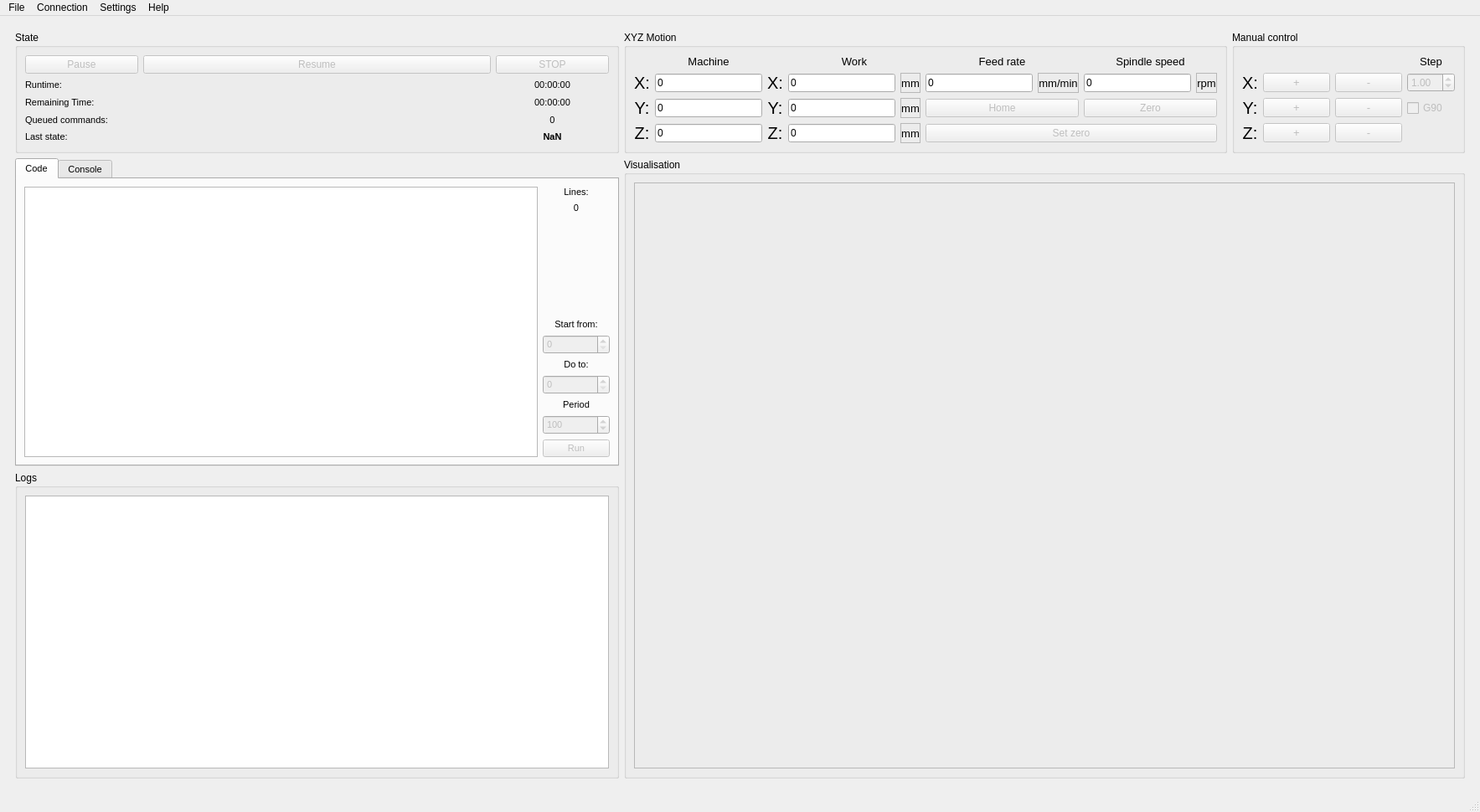
<?xml version="1.0" encoding="UTF-8"?>
<ui version="4.0">
 <class>MainWindow</class>
 <widget class="QMainWindow" name="MainWindow">
  <property name="windowModality">
   <enum>Qt::NonModal</enum>
  </property>
  <property name="geometry">
   <rect>
    <x>0</x>
    <y>0</y>
    <width>1767</width>
    <height>970</height>
   </rect>
  </property>
  <property name="minimumSize">
   <size>
    <width>0</width>
    <height>0</height>
   </size>
  </property>
  <property name="maximumSize">
   <size>
    <width>16777215</width>
    <height>16777215</height>
   </size>
  </property>
  <property name="baseSize">
   <size>
    <width>0</width>
    <height>0</height>
   </size>
  </property>
  <property name="windowTitle">
   <string>MainWindow</string>
  </property>
  <widget class="QWidget" name="centralwidget">
   <layout class="QGridLayout" name="gridLayout_7">
    <item row="0" column="0">
     <widget class="QWidget" name="widget" native="true">
      <layout class="QGridLayout" name="gridLayout_15">
       <item row="0" column="0">
        <layout class="QGridLayout" name="gridLayout">
         <item row="0" column="0">
          <widget class="QGroupBox" name="groupBoxState">
           <property name="title">
            <string>State</string>
           </property>
           <layout class="QGridLayout" name="gridLayout_14">
            <item row="0" column="0">
             <widget class="QPushButton" name="pushButtonPause">
              <property name="enabled">
               <bool>false</bool>
              </property>
              <property name="text">
               <string>Pause</string>
              </property>
             </widget>
            </item>
            <item row="0" column="1" colspan="3">
             <widget class="QPushButton" name="pushButtonResume">
              <property name="enabled">
               <bool>false</bool>
              </property>
              <property name="text">
               <string>Resume</string>
              </property>
             </widget>
            </item>
            <item row="0" column="4">
             <widget class="QPushButton" name="pushButtonStop">
              <property name="enabled">
               <bool>false</bool>
              </property>
              <property name="text">
               <string>STOP</string>
              </property>
              <property name="flat">
               <bool>false</bool>
              </property>
             </widget>
            </item>
            <item row="1" column="0" colspan="2">
             <widget class="QLabel" name="labelRuntime">
              <property name="font">
               <font>
                <pointsize>8</pointsize>
               </font>
              </property>
              <property name="text">
               <string>Runtime:</string>
              </property>
              <property name="alignment">
               <set>Qt::AlignLeading|Qt::AlignLeft|Qt::AlignVCenter</set>
              </property>
             </widget>
            </item>
            <item row="2" column="0" colspan="2">
             <widget class="QLabel" name="labelRemainingTime">
              <property name="font">
               <font>
                <pointsize>8</pointsize>
               </font>
              </property>
              <property name="text">
               <string>Remaining Time:</string>
              </property>
              <property name="alignment">
               <set>Qt::AlignLeading|Qt::AlignLeft|Qt::AlignVCenter</set>
              </property>
             </widget>
            </item>
            <item row="3" column="0" colspan="2">
             <widget class="QLabel" name="labelQueuedCommands">
              <property name="font">
               <font>
                <pointsize>8</pointsize>
               </font>
              </property>
              <property name="text">
               <string>Queued commands:</string>
              </property>
              <property name="alignment">
               <set>Qt::AlignLeading|Qt::AlignLeft|Qt::AlignVCenter</set>
              </property>
             </widget>
            </item>
            <item row="4" column="0" colspan="2">
             <widget class="QLabel" name="labelLastState">
              <property name="font">
               <font>
                <pointsize>8</pointsize>
               </font>
              </property>
              <property name="text">
               <string>Last state:</string>
              </property>
              <property name="alignment">
               <set>Qt::AlignLeading|Qt::AlignLeft|Qt::AlignVCenter</set>
              </property>
             </widget>
            </item>
            <item row="1" column="4">
             <widget class="QLabel" name="labelRuntimeVar">
              <property name="font">
               <font>
                <pointsize>8</pointsize>
               </font>
              </property>
              <property name="text">
               <string>00:00:00</string>
              </property>
              <property name="alignment">
               <set>Qt::AlignCenter</set>
              </property>
             </widget>
            </item>
            <item row="2" column="4">
             <widget class="QLabel" name="labelRemainingTimeVar">
              <property name="font">
               <font>
                <pointsize>8</pointsize>
               </font>
              </property>
              <property name="text">
               <string>00:00:00</string>
              </property>
              <property name="alignment">
               <set>Qt::AlignCenter</set>
              </property>
             </widget>
            </item>
            <item row="3" column="4">
             <widget class="QLabel" name="labelQueuedCommandsVar">
              <property name="font">
               <font>
                <pointsize>8</pointsize>
                <weight>50</weight>
                <italic>false</italic>
                <bold>false</bold>
               </font>
              </property>
              <property name="text">
               <string>0</string>
              </property>
              <property name="alignment">
               <set>Qt::AlignCenter</set>
              </property>
             </widget>
            </item>
            <item row="4" column="4">
             <widget class="QLabel" name="labelLastStateVar">
              <property name="font">
               <font>
                <pointsize>8</pointsize>
                <weight>75</weight>
                <italic>false</italic>
                <bold>true</bold>
               </font>
              </property>
              <property name="text">
               <string>NaN</string>
              </property>
              <property name="alignment">
               <set>Qt::AlignCenter</set>
              </property>
             </widget>
            </item>
           </layout>
          </widget>
         </item>
        </layout>
       </item>
       <item row="0" column="1">
        <layout class="QGridLayout" name="gridLayout_4">
         <item row="0" column="0">
          <widget class="QGroupBox" name="groupBoxXYZ">
           <property name="title">
            <string>XYZ Motion</string>
           </property>
           <layout class="QGridLayout" name="gridLayout_8">
            <item row="0" column="1">
             <widget class="QLabel" name="labelMachineXYZ">
              <property name="font">
               <font>
                <pointsize>10</pointsize>
                <italic>false</italic>
               </font>
              </property>
              <property name="focusPolicy">
               <enum>Qt::NoFocus</enum>
              </property>
              <property name="frameShape">
               <enum>QFrame::NoFrame</enum>
              </property>
              <property name="text">
               <string>Machine</string>
              </property>
              <property name="alignment">
               <set>Qt::AlignCenter</set>
              </property>
             </widget>
            </item>
            <item row="0" column="3" colspan="2">
             <widget class="QLabel" name="labelWorkXYZ">
              <property name="font">
               <font>
                <pointsize>10</pointsize>
                <italic>false</italic>
               </font>
              </property>
              <property name="frameShape">
               <enum>QFrame::NoFrame</enum>
              </property>
              <property name="text">
               <string>Work</string>
              </property>
              <property name="alignment">
               <set>Qt::AlignCenter</set>
              </property>
             </widget>
            </item>
            <item row="0" column="5" colspan="2">
             <widget class="QLabel" name="labelFeedRate">
              <property name="font">
               <font>
                <pointsize>10</pointsize>
                <italic>false</italic>
               </font>
              </property>
              <property name="frameShape">
               <enum>QFrame::NoFrame</enum>
              </property>
              <property name="text">
               <string>Feed rate</string>
              </property>
              <property name="alignment">
               <set>Qt::AlignCenter</set>
              </property>
             </widget>
            </item>
            <item row="0" column="7" colspan="2">
             <widget class="QLabel" name="labelSpindleSpeed">
              <property name="font">
               <font>
                <pointsize>10</pointsize>
                <italic>false</italic>
               </font>
              </property>
              <property name="frameShape">
               <enum>QFrame::NoFrame</enum>
              </property>
              <property name="text">
               <string>Spindle speed</string>
              </property>
              <property name="alignment">
               <set>Qt::AlignCenter</set>
              </property>
             </widget>
            </item>
            <item row="1" column="0">
             <widget class="QLabel" name="labelXMachine">
              <property name="font">
               <font>
                <pointsize>15</pointsize>
                <weight>50</weight>
                <bold>false</bold>
               </font>
              </property>
              <property name="layoutDirection">
               <enum>Qt::LeftToRight</enum>
              </property>
              <property name="autoFillBackground">
               <bool>false</bool>
              </property>
              <property name="frameShape">
               <enum>QFrame::NoFrame</enum>
              </property>
              <property name="text">
               <string>X:</string>
              </property>
              <property name="alignment">
               <set>Qt::AlignCenter</set>
              </property>
             </widget>
            </item>
            <item row="1" column="1">
             <widget class="QLineEdit" name="lineEditXMachine">
              <property name="text">
               <string>0</string>
              </property>
              <property name="readOnly">
               <bool>true</bool>
              </property>
             </widget>
            </item>
            <item row="1" column="2">
             <widget class="QLabel" name="labelXWork">
              <property name="font">
               <font>
                <pointsize>15</pointsize>
                <weight>50</weight>
                <bold>false</bold>
               </font>
              </property>
              <property name="layoutDirection">
               <enum>Qt::LeftToRight</enum>
              </property>
              <property name="autoFillBackground">
               <bool>false</bool>
              </property>
              <property name="frameShape">
               <enum>QFrame::NoFrame</enum>
              </property>
              <property name="text">
               <string>X:</string>
              </property>
              <property name="alignment">
               <set>Qt::AlignCenter</set>
              </property>
             </widget>
            </item>
            <item row="1" column="3">
             <widget class="QLineEdit" name="lineEditXWork">
              <property name="text">
               <string>0</string>
              </property>
              <property name="frame">
               <bool>true</bool>
              </property>
              <property name="readOnly">
               <bool>true</bool>
              </property>
             </widget>
            </item>
            <item row="1" column="4">
             <widget class="QLabel" name="labelXUnits">
              <property name="font">
               <font>
                <pointsize>10</pointsize>
                <weight>50</weight>
                <bold>false</bold>
               </font>
              </property>
              <property name="layoutDirection">
               <enum>Qt::LeftToRight</enum>
              </property>
              <property name="frameShape">
               <enum>QFrame::StyledPanel</enum>
              </property>
              <property name="text">
               <string>mm</string>
              </property>
              <property name="alignment">
               <set>Qt::AlignCenter</set>
              </property>
             </widget>
            </item>
            <item row="1" column="5">
             <widget class="QLineEdit" name="lineEditFeedRate">
              <property name="text">
               <string>0</string>
              </property>
              <property name="readOnly">
               <bool>true</bool>
              </property>
             </widget>
            </item>
            <item row="1" column="6">
             <widget class="QLabel" name="labelFeedRateUnits">
              <property name="font">
               <font>
                <pointsize>10</pointsize>
                <weight>50</weight>
                <bold>false</bold>
               </font>
              </property>
              <property name="layoutDirection">
               <enum>Qt::LeftToRight</enum>
              </property>
              <property name="frameShape">
               <enum>QFrame::StyledPanel</enum>
              </property>
              <property name="text">
               <string>mm/min</string>
              </property>
              <property name="alignment">
               <set>Qt::AlignCenter</set>
              </property>
             </widget>
            </item>
            <item row="1" column="7">
             <widget class="QLineEdit" name="lineEditSpeedSpindle">
              <property name="text">
               <string>0</string>
              </property>
              <property name="readOnly">
               <bool>true</bool>
              </property>
             </widget>
            </item>
            <item row="1" column="8">
             <widget class="QLabel" name="labelSpeedSpindleUnits">
              <property name="font">
               <font>
                <pointsize>10</pointsize>
                <weight>50</weight>
                <bold>false</bold>
               </font>
              </property>
              <property name="layoutDirection">
               <enum>Qt::LeftToRight</enum>
              </property>
              <property name="frameShape">
               <enum>QFrame::StyledPanel</enum>
              </property>
              <property name="text">
               <string>rpm</string>
              </property>
              <property name="alignment">
               <set>Qt::AlignCenter</set>
              </property>
             </widget>
            </item>
            <item row="2" column="0">
             <widget class="QLabel" name="labelYMachine">
              <property name="font">
               <font>
                <pointsize>15</pointsize>
               </font>
              </property>
              <property name="text">
               <string>Y:</string>
              </property>
              <property name="alignment">
               <set>Qt::AlignCenter</set>
              </property>
             </widget>
            </item>
            <item row="2" column="1">
             <widget class="QLineEdit" name="lineEditYMachine">
              <property name="text">
               <string>0</string>
              </property>
              <property name="readOnly">
               <bool>true</bool>
              </property>
             </widget>
            </item>
            <item row="2" column="2">
             <widget class="QLabel" name="labelYWork">
              <property name="font">
               <font>
                <pointsize>15</pointsize>
               </font>
              </property>
              <property name="text">
               <string>Y:</string>
              </property>
              <property name="alignment">
               <set>Qt::AlignCenter</set>
              </property>
             </widget>
            </item>
            <item row="2" column="3">
             <widget class="QLineEdit" name="lineEditYWork">
              <property name="text">
               <string>0</string>
              </property>
              <property name="readOnly">
               <bool>true</bool>
              </property>
             </widget>
            </item>
            <item row="2" column="4">
             <widget class="QLabel" name="labelYUnits">
              <property name="font">
               <font>
                <pointsize>10</pointsize>
                <weight>50</weight>
                <bold>false</bold>
               </font>
              </property>
              <property name="layoutDirection">
               <enum>Qt::LeftToRight</enum>
              </property>
              <property name="frameShape">
               <enum>QFrame::StyledPanel</enum>
              </property>
              <property name="text">
               <string>mm</string>
              </property>
              <property name="alignment">
               <set>Qt::AlignCenter</set>
              </property>
             </widget>
            </item>
            <item row="2" column="5" colspan="2">
             <widget class="QPushButton" name="pushButtonHome">
              <property name="enabled">
               <bool>false</bool>
              </property>
              <property name="text">
               <string>Home</string>
              </property>
             </widget>
            </item>
            <item row="2" column="7" colspan="2">
             <widget class="QPushButton" name="pushButtonZero">
              <property name="enabled">
               <bool>false</bool>
              </property>
              <property name="text">
               <string>Zero</string>
              </property>
             </widget>
            </item>
            <item row="3" column="0">
             <widget class="QLabel" name="labelZMachine">
              <property name="font">
               <font>
                <pointsize>15</pointsize>
               </font>
              </property>
              <property name="text">
               <string>Z:</string>
              </property>
              <property name="alignment">
               <set>Qt::AlignCenter</set>
              </property>
             </widget>
            </item>
            <item row="3" column="1">
             <widget class="QLineEdit" name="lineEditZMachine">
              <property name="text">
               <string>0</string>
              </property>
              <property name="readOnly">
               <bool>true</bool>
              </property>
             </widget>
            </item>
            <item row="3" column="2">
             <widget class="QLabel" name="labelZWork">
              <property name="font">
               <font>
                <pointsize>15</pointsize>
               </font>
              </property>
              <property name="text">
               <string>Z:</string>
              </property>
              <property name="alignment">
               <set>Qt::AlignCenter</set>
              </property>
             </widget>
            </item>
            <item row="3" column="3">
             <widget class="QLineEdit" name="lineEditZWork">
              <property name="text">
               <string>0</string>
              </property>
              <property name="readOnly">
               <bool>true</bool>
              </property>
             </widget>
            </item>
            <item row="3" column="4">
             <widget class="QLabel" name="labelZUnits">
              <property name="font">
               <font>
                <pointsize>10</pointsize>
                <weight>50</weight>
                <bold>false</bold>
               </font>
              </property>
              <property name="layoutDirection">
               <enum>Qt::LeftToRight</enum>
              </property>
              <property name="frameShape">
               <enum>QFrame::StyledPanel</enum>
              </property>
              <property name="text">
               <string>mm</string>
              </property>
              <property name="alignment">
               <set>Qt::AlignCenter</set>
              </property>
             </widget>
            </item>
            <item row="3" column="5" colspan="4">
             <widget class="QPushButton" name="pushButtonSetZero">
              <property name="enabled">
               <bool>false</bool>
              </property>
              <property name="text">
               <string>Set zero</string>
              </property>
             </widget>
            </item>
           </layout>
          </widget>
         </item>
        </layout>
       </item>
       <item row="0" column="2">
        <layout class="QGridLayout" name="gridLayout_5">
         <item row="0" column="0">
          <widget class="QGroupBox" name="groupBoxManualControl">
           <property name="title">
            <string>Manual control</string>
           </property>
           <layout class="QGridLayout" name="gridLayout_9">
            <item row="0" column="3">
             <widget class="QLabel" name="labelStep">
              <property name="font">
               <font>
                <pointsize>10</pointsize>
                <italic>false</italic>
               </font>
              </property>
              <property name="frameShape">
               <enum>QFrame::NoFrame</enum>
              </property>
              <property name="text">
               <string>Step</string>
              </property>
              <property name="alignment">
               <set>Qt::AlignCenter</set>
              </property>
             </widget>
            </item>
            <item row="1" column="0">
             <widget class="QLabel" name="labelXManualControl">
              <property name="font">
               <font>
                <pointsize>15</pointsize>
                <weight>50</weight>
                <bold>false</bold>
               </font>
              </property>
              <property name="layoutDirection">
               <enum>Qt::LeftToRight</enum>
              </property>
              <property name="autoFillBackground">
               <bool>false</bool>
              </property>
              <property name="frameShape">
               <enum>QFrame::NoFrame</enum>
              </property>
              <property name="text">
               <string>X:</string>
              </property>
              <property name="alignment">
               <set>Qt::AlignCenter</set>
              </property>
             </widget>
            </item>
            <item row="1" column="1">
             <widget class="QPushButton" name="pushButtonXManualControlPlus">
              <property name="enabled">
               <bool>false</bool>
              </property>
              <property name="font">
               <font>
                <pointsize>10</pointsize>
                <weight>50</weight>
                <bold>false</bold>
               </font>
              </property>
              <property name="text">
               <string>+</string>
              </property>
             </widget>
            </item>
            <item row="1" column="2">
             <widget class="QPushButton" name="pushButtonXManualControlMinus">
              <property name="enabled">
               <bool>false</bool>
              </property>
              <property name="font">
               <font>
                <pointsize>10</pointsize>
               </font>
              </property>
              <property name="text">
               <string>-</string>
              </property>
             </widget>
            </item>
            <item row="1" column="3">
             <widget class="QDoubleSpinBox" name="doubleSpinBoxStep">
              <property name="enabled">
               <bool>false</bool>
              </property>
              <property name="accelerated">
               <bool>true</bool>
              </property>
              <property name="singleStep">
               <double>0.100000000000000</double>
              </property>
              <property name="value">
               <double>1.000000000000000</double>
              </property>
             </widget>
            </item>
            <item row="2" column="0">
             <widget class="QLabel" name="labelYManualControl">
              <property name="font">
               <font>
                <pointsize>15</pointsize>
               </font>
              </property>
              <property name="text">
               <string>Y:</string>
              </property>
              <property name="alignment">
               <set>Qt::AlignCenter</set>
              </property>
             </widget>
            </item>
            <item row="2" column="1">
             <widget class="QPushButton" name="pushButtonYManualControlPlus">
              <property name="enabled">
               <bool>false</bool>
              </property>
              <property name="font">
               <font>
                <pointsize>10</pointsize>
               </font>
              </property>
              <property name="text">
               <string>+</string>
              </property>
             </widget>
            </item>
            <item row="2" column="2">
             <widget class="QPushButton" name="pushButtonYManualControlMinus">
              <property name="enabled">
               <bool>false</bool>
              </property>
              <property name="font">
               <font>
                <pointsize>10</pointsize>
               </font>
              </property>
              <property name="text">
               <string>-</string>
              </property>
             </widget>
            </item>
            <item row="2" column="3">
             <widget class="QCheckBox" name="checkBoxG90Step">
              <property name="enabled">
               <bool>false</bool>
              </property>
              <property name="text">
               <string>G90</string>
              </property>
             </widget>
            </item>
            <item row="3" column="0">
             <widget class="QLabel" name="labelZManualControl">
              <property name="font">
               <font>
                <pointsize>15</pointsize>
               </font>
              </property>
              <property name="text">
               <string>Z:</string>
              </property>
              <property name="alignment">
               <set>Qt::AlignCenter</set>
              </property>
             </widget>
            </item>
            <item row="3" column="1">
             <widget class="QPushButton" name="pushButtonZManualControlPlus">
              <property name="enabled">
               <bool>false</bool>
              </property>
              <property name="font">
               <font>
                <pointsize>10</pointsize>
               </font>
              </property>
              <property name="text">
               <string>+</string>
              </property>
             </widget>
            </item>
            <item row="3" column="2">
             <widget class="QPushButton" name="pushButtonZManualControlMinus">
              <property name="enabled">
               <bool>false</bool>
              </property>
              <property name="font">
               <font>
                <pointsize>10</pointsize>
               </font>
              </property>
              <property name="text">
               <string>-</string>
              </property>
             </widget>
            </item>
           </layout>
          </widget>
         </item>
        </layout>
       </item>
       <item row="1" column="0">
        <layout class="QGridLayout" name="gridLayout_2">
         <item row="0" column="0">
          <widget class="QTabWidget" name="tabWidget">
           <property name="font">
            <font>
             <pointsize>8</pointsize>
            </font>
           </property>
           <property name="currentIndex">
            <number>0</number>
           </property>
           <widget class="QWidget" name="tabCode">
            <attribute name="title">
             <string>Code</string>
            </attribute>
            <layout class="QGridLayout" name="gridLayout_12">
             <item row="0" column="1" rowspan="2">
              <widget class="QLabel" name="labelCodeLines">
               <property name="font">
                <font>
                 <pointsize>8</pointsize>
                </font>
               </property>
               <property name="text">
                <string>Lines:</string>
               </property>
               <property name="alignment">
                <set>Qt::AlignCenter</set>
               </property>
              </widget>
             </item>
             <item row="2" column="1">
              <widget class="QLabel" name="labelCodeLineQty">
               <property name="font">
                <font>
                 <pointsize>8</pointsize>
                </font>
               </property>
               <property name="text">
                <string>0</string>
               </property>
               <property name="alignment">
                <set>Qt::AlignCenter</set>
               </property>
              </widget>
             </item>
             <item row="6" column="1">
              <widget class="QSpinBox" name="spinBoxStartFrom">
               <property name="enabled">
                <bool>false</bool>
               </property>
              </widget>
             </item>
             <item row="9" column="1">
              <widget class="QLabel" name="labelPeriod">
               <property name="font">
                <font>
                 <pointsize>8</pointsize>
                 <italic>false</italic>
                </font>
               </property>
               <property name="frameShape">
                <enum>QFrame::NoFrame</enum>
               </property>
               <property name="text">
                <string>Period</string>
               </property>
               <property name="alignment">
                <set>Qt::AlignCenter</set>
               </property>
              </widget>
             </item>
             <item row="7" column="1">
              <widget class="QLabel" name="labelStartFrom_2">
               <property name="font">
                <font>
                 <pointsize>8</pointsize>
                </font>
               </property>
               <property name="text">
                <string>Do to:</string>
               </property>
               <property name="alignment">
                <set>Qt::AlignCenter</set>
               </property>
              </widget>
             </item>
             <item row="8" column="1">
              <widget class="QSpinBox" name="spinBoxDoTo">
               <property name="enabled">
                <bool>false</bool>
               </property>
              </widget>
             </item>
             <item row="10" column="1">
              <widget class="QSpinBox" name="spinBoxPeriod">
               <property name="enabled">
                <bool>false</bool>
               </property>
               <property name="minimum">
                <number>60</number>
               </property>
               <property name="maximum">
                <number>500</number>
               </property>
               <property name="value">
                <number>100</number>
               </property>
              </widget>
             </item>
             <item row="11" column="1">
              <widget class="QPushButton" name="pushButtonRunCode">
               <property name="enabled">
                <bool>false</bool>
               </property>
               <property name="text">
                <string>Run</string>
               </property>
              </widget>
             </item>
             <item row="5" column="1">
              <widget class="QLabel" name="labelStartFrom">
               <property name="font">
                <font>
                 <pointsize>8</pointsize>
                </font>
               </property>
               <property name="text">
                <string>Start from:</string>
               </property>
               <property name="alignment">
                <set>Qt::AlignCenter</set>
               </property>
              </widget>
             </item>
             <item row="0" column="0" rowspan="12">
              <widget class="QListView" name="listViewCode"/>
             </item>
             <item row="4" column="1">
              <spacer name="verticalSpacer">
               <property name="orientation">
                <enum>Qt::Vertical</enum>
               </property>
               <property name="sizeHint" stdset="0">
                <size>
                 <width>20</width>
                 <height>40</height>
                </size>
               </property>
              </spacer>
             </item>
            </layout>
            <zorder>labelCodeLines</zorder>
            <zorder>labelStartFrom</zorder>
            <zorder>spinBoxStartFrom</zorder>
            <zorder>labelStartFrom_2</zorder>
            <zorder>spinBoxDoTo</zorder>
            <zorder>labelPeriod</zorder>
            <zorder>spinBoxPeriod</zorder>
            <zorder>pushButtonRunCode</zorder>
            <zorder>listViewCode</zorder>
            <zorder>labelCodeLineQty</zorder>
            <zorder>verticalSpacer</zorder>
           </widget>
           <widget class="QWidget" name="tabConsole">
            <attribute name="title">
             <string>Console</string>
            </attribute>
            <layout class="QGridLayout" name="gridLayout_13">
             <item row="0" column="0" colspan="2">
              <widget class="QListView" name="listViewConsole"/>
             </item>
             <item row="1" column="0">
              <widget class="QLineEdit" name="lineEditCodeToSend">
               <property name="enabled">
                <bool>false</bool>
               </property>
              </widget>
             </item>
             <item row="1" column="1">
              <widget class="QPushButton" name="pushButtonSendCode">
               <property name="enabled">
                <bool>false</bool>
               </property>
               <property name="text">
                <string>Send</string>
               </property>
              </widget>
             </item>
            </layout>
           </widget>
          </widget>
         </item>
        </layout>
       </item>
       <item row="1" column="1" rowspan="2" colspan="2">
        <layout class="QGridLayout" name="gridLayout_6">
         <item row="0" column="0">
          <widget class="QGroupBox" name="groupBoxVisualisation">
           <property name="autoFillBackground">
            <bool>false</bool>
           </property>
           <property name="title">
            <string>Visualisation</string>
           </property>
           <layout class="QGridLayout" name="gridLayout_10">
            <item row="0" column="0">
             <widget class="QFrame" name="frameGL">
              <property name="frameShape">
               <enum>QFrame::StyledPanel</enum>
              </property>
              <property name="frameShadow">
               <enum>QFrame::Raised</enum>
              </property>
             </widget>
            </item>
           </layout>
          </widget>
         </item>
        </layout>
       </item>
       <item row="2" column="0">
        <layout class="QGridLayout" name="gridLayout_3">
         <item row="0" column="0">
          <widget class="QGroupBox" name="groupBoxLogs">
           <property name="title">
            <string>Logs</string>
           </property>
           <layout class="QGridLayout" name="gridLayout_11">
            <item row="0" column="0">
             <widget class="QListView" name="listViewLogs"/>
            </item>
           </layout>
          </widget>
         </item>
        </layout>
       </item>
      </layout>
     </widget>
    </item>
   </layout>
  </widget>
  <widget class="QMenuBar" name="menubar">
   <property name="geometry">
    <rect>
     <x>0</x>
     <y>0</y>
     <width>1767</width>
     <height>21</height>
    </rect>
   </property>
   <widget class="QMenu" name="menuFile">
    <property name="title">
     <string>File</string>
    </property>
    <addaction name="actionLoad"/>
    <addaction name="separator"/>
    <addaction name="actionExit"/>
   </widget>
   <widget class="QMenu" name="menuConnection">
    <property name="title">
     <string>Connection</string>
    </property>
    <addaction name="actionSoft_reset"/>
    <addaction name="actionReset"/>
    <addaction name="separator"/>
    <addaction name="actionConnect"/>
    <addaction name="separator"/>
    <addaction name="actionDisconnect"/>
   </widget>
   <widget class="QMenu" name="menuSettings">
    <property name="title">
     <string>Settings</string>
    </property>
    <addaction name="actionGeneral"/>
    <addaction name="actionFiltering"/>
    <addaction name="actionDisplay"/>
   </widget>
   <widget class="QMenu" name="menuHelp">
    <property name="title">
     <string>Help</string>
    </property>
    <addaction name="actionAbout"/>
    <addaction name="separator"/>
    <addaction name="actionManual"/>
   </widget>
   <addaction name="menuFile"/>
   <addaction name="menuConnection"/>
   <addaction name="menuSettings"/>
   <addaction name="menuHelp"/>
  </widget>
  <widget class="QStatusBar" name="statusbar"/>
  <action name="actionLoad">
   <property name="text">
    <string>Load</string>
   </property>
  </action>
  <action name="actionExit">
   <property name="text">
    <string>Exit</string>
   </property>
  </action>
  <action name="actionSoft_reset">
   <property name="enabled">
    <bool>false</bool>
   </property>
   <property name="text">
    <string>Soft reset</string>
   </property>
  </action>
  <action name="actionReset">
   <property name="enabled">
    <bool>false</bool>
   </property>
   <property name="text">
    <string>Reset</string>
   </property>
  </action>
  <action name="actionConnect">
   <property name="text">
    <string>Connect</string>
   </property>
  </action>
  <action name="actionGeneral">
   <property name="text">
    <string>General</string>
   </property>
  </action>
  <action name="actionFiltering">
   <property name="text">
    <string>Filtering</string>
   </property>
  </action>
  <action name="actionDisplay">
   <property name="text">
    <string>Display</string>
   </property>
  </action>
  <action name="actionAbout">
   <property name="text">
    <string>About</string>
   </property>
  </action>
  <action name="actionManual">
   <property name="text">
    <string>Manual</string>
   </property>
  </action>
  <action name="actionDisconnect">
   <property name="enabled">
    <bool>false</bool>
   </property>
   <property name="text">
    <string>Disconnect</string>
   </property>
  </action>
 </widget>
 <resources/>
 <connections/>
</ui>
